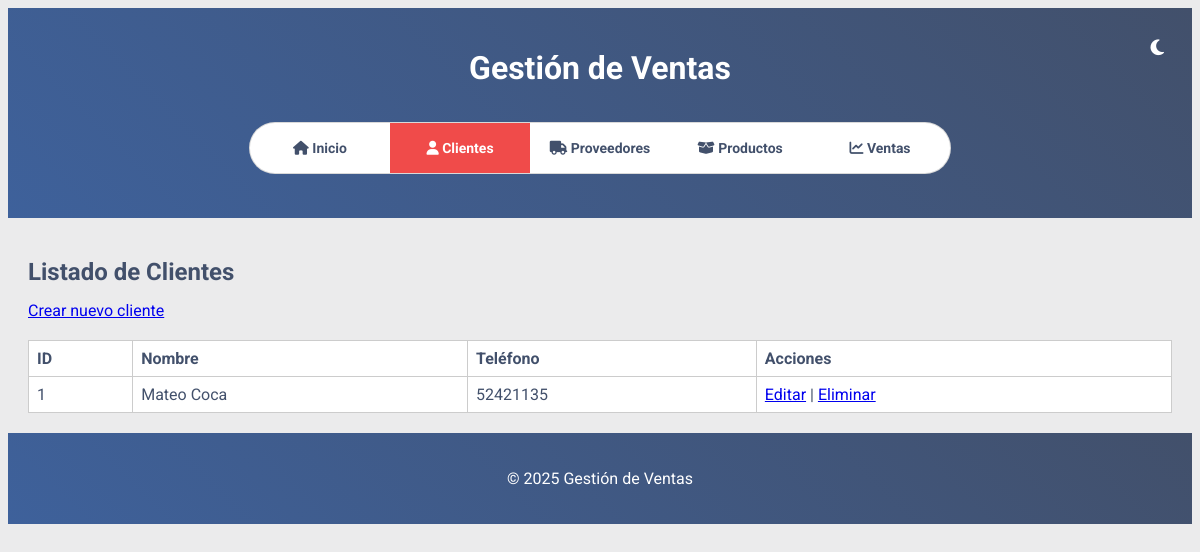
Screenshot of /clientes/lista with the database file from the repository.
### models/cliente.py (models this page shows, shortened)
class Cliente(db.Model):
    __tablename__ = 'clientes'
    id = db.Column(db.Integer, primary_key=True)
    name = db.Column(db.String(50), nullable=False)
    telefono = db.Column(db.String(20), nullable=True)

### routes/clientes.py (the view)
@bp.route('/lista', methods=['GET'])
def lista_clientes():
    clientes = get_all_clientes()
    return render_template('clientes/lista.html', clientes=clientes)

### services/clientes_service.py (called while the page is built)
def get_all_clientes():
    return Cliente.query.all()

### templates/clientes/lista.html (shortened to what this page needs)
{% extends "base.html" %}
{% block content %}
<h2>Listado de Clientes</h2>
<a href="{{ url_for('clientes.crear_cliente_view') }}">Crear nuevo cliente</a>
<table>
    <thead>
        <tr>
            <th>ID</th>
            <th>Nombre</th>
            <th>Teléfono</th>
            <th>Acciones</th>
        </tr>
    </thead>
    <tbody>
        {% for c in clientes %}
        <tr>
            <td>{{ c.id }}</td>
            <td>{{ c.name }}</td>
            <td>{{ c.telefono }}</td>
            <td>
                <a href="{{ url_for('clientes.editar_cliente_view', id=c.id) }}">Editar</a> |
                <a href="{{ url_for('clientes.eliminar_cliente_view', id=c.id) }}">Eliminar</a>
            </td>
        </tr>
        {% endfor %}
    </tbody>
</table>
{% endblock %}

### static/styles.css (style rules this page uses)
:root { --color-dark-blue: #42506b; --color-red: #f04b4a; --color-mid-blue: #3e619b; --color-light: #ebebec; --font-family: 'Roboto', sans-serif; }
body { font-family: var(--font-family); background-color: var(--color-light); color: var(--color-dark-blue); transition: background-color 0.3s ease, color 0.3s ease; }
table { width: 100%; border-collapse: collapse; margin-top: 20px; background-color: #fff; }
table, th, td { border: 1px solid #ccc; }
th, td { padding: 8px; text-align: left; }
h1, h2, h3 { margin-bottom: 15px; }

### rows the page displays
Cliente: id "1", name "Mateo Coca", telefono "52421135"
